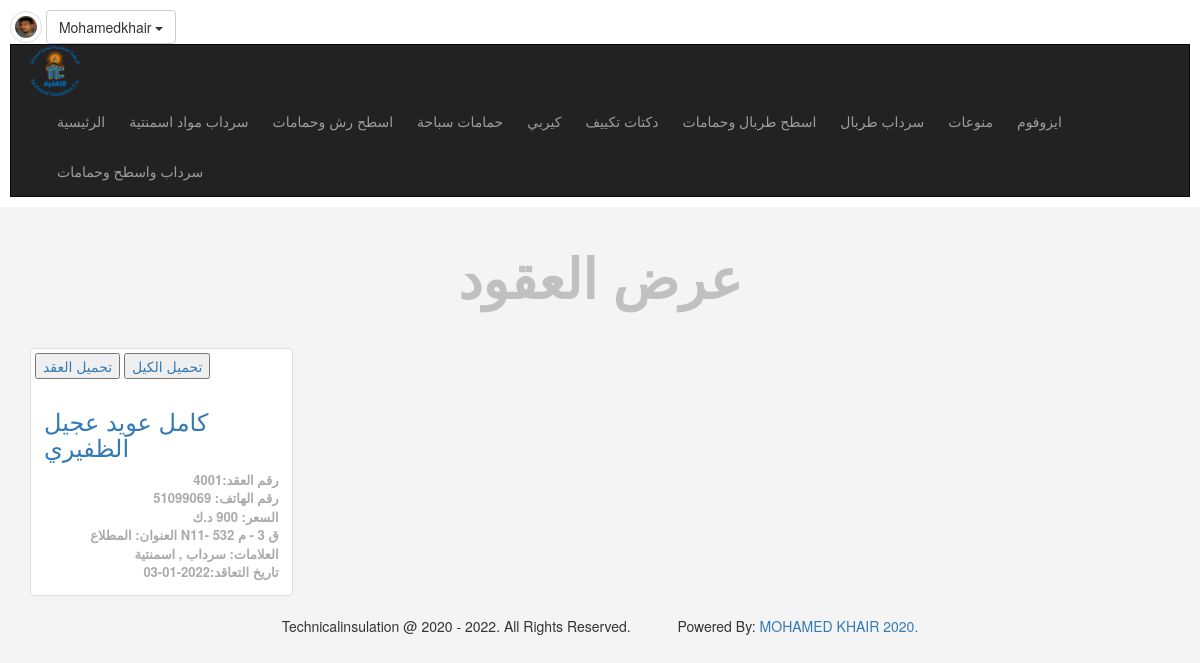
The page /categories.php?pageid=30 (signed in) on the database its author committed.
### tables this page shows
CREATE TABLE `users` (
  `UserID` int(11) NOT NULL,
  `Username` varchar(255) NOT NULL,
  `Password` varchar(255) NOT NULL,
  `Email` varchar(255) NOT NULL,
  `FullName` varchar(255) NOT NULL,
  `GroupID` int(11) NOT NULL DEFAULT 0,
  `TrustStatus` int(11) NOT NULL DEFAULT 0,
  `RegStatus` int(11) NOT NULL DEFAULT 0,
  `Date` date NOT NULL,
  `avatar` varchar(255) NOT NULL,
  `Position` varchar(255) NOT NULL,
  `Salary` varchar(255) NOT NULL,
  `Phone` varchar(255) NOT NULL,
  `Notes` varchar(255) NOT NULL
);

CREATE TABLE `categories` (
  `ID` int(11) NOT NULL,
  `Name` varchar(255) NOT NULL,
  `Description` text NOT NULL,
  `Parent` int(11) NOT NULL,
  `Ordering` int(11) DEFAULT NULL,
  `Visibility` tinyint(4) NOT NULL DEFAULT 0,
  `Allow_Comment` tinyint(4) NOT NULL DEFAULT 0,
  `Allow_Ads` tinyint(4) NOT NULL DEFAULT 0
);

CREATE TABLE `items` (
  `Item_ID` int(11) NOT NULL,
  `Number` int(11) DEFAULT NULL,
  `Name` varchar(255) NOT NULL,
  `Description` text NOT NULL,
  `Price` varchar(255) NOT NULL,
  `Add_Date` date NOT NULL,
  `Country_Made` varchar(255) NOT NULL,
  `Image` varchar(255) NOT NULL,
  `Measure` varchar(255) NOT NULL,
  `Status` varchar(255) NOT NULL,
  `Rating` smallint(6) NOT NULL,
  `Approve` tinyint(4) NOT NULL DEFAULT 0,
  `Cat_ID` int(11) NOT NULL,
  `Member_ID` int(11) NOT NULL,
  `Tags` varchar(255) NOT NULL,
  `pay1` int(11) NOT NULL,
  `pay2` int(11) NOT NULL,
  `pay3` int(11) NOT NULL,
  `start` date NOT NULL,
  `pstage1` date NOT NULL,
  `pstage2` date NOT NULL,
  `pstage3` date NOT NULL,
  `pstage4` date NOT NULL,
  `pstage5` date NOT NULL,
  `plot1` date NOT NULL,
  `plot2` date NOT NULL,
  `plot3` date NOT NULL,
  `plot4` date NOT NULL,
  `plot5` date NOT NULL,
  `plot6` date NOT NULL,
  `plot7` date NOT NULL,
  `plot8` date NOT NULL,
  `plot9` date NOT NULL,
  `plot10` date NOT NULL,
  `plot11` date NOT NULL,
  `plot12` date NOT NULL,
  `plot13` date NOT NULL,
  `plot14` date NOT NULL,
  `plot15` date NOT NULL,
  `notes` varchar(255) NOT NULL
);

### init.php (called while the page is built, shortened)
<?php
include 'admin/connect.php';
$sessionUser = '';
if(isset($_SESSION['user']) ){
    $sessionUser = $_SESSION['user'];
}
$tpl = 'includes/templates/';
$func = 'includes/functions/';
$css = 'layout/css/';
include $func . 'functions.php';
include $tpl . 'header.php';

### includes/functions/functions.php (called while the page is built, shortened)
<?php
function getAllFrom2($field , $table , $orderField , $where = NULL, $and = NULL, $ordering ="DESC"){
    global $con;
    $getAll = $con->prepare ("SELECT $field FROM $table $where $and ORDER BY $orderField $ordering ");
    $getAll->execute();
    $all = $getAll->fetchAll();
    return $all;
}

### categories.php (the view, shortened to what this page needs)
<?php
 if(isset($_SESSION['user'])){
  include 'init.php';
 ?>
<div class="container">
  <h1 class="text-center">عرض العقود</h1>
  <div class="row">
      <?php
      if (isset($_GET['pageid']) && is_numeric($_GET['pageid'])){
       $category = intval($_GET['pageid']);
         $allItems =  getAllFrom2("*" , "items" , "Item_ID" , "where Cat_ID = {$category}", "AND Approve = 1");
          foreach ($allItems as $item){
            echo '<div class="col-sm-6 col-md-3">';
               echo '<div class="thumbnail item-box">';
               echo "<a href='admin/uploads/avatars/" . $item['Image'] ." ' alt=' ' download> <button>تحميل العقد</button></a>";
               echo "<a href='admin/uploads/avatars/" . $item['Measure'] ." ' alt=' ' download> <button>تحميل الكيل</button></a>";
                  echo '<div class="caption">';
                    echo '<h3><a href="items.php?itemid=' . $item['Item_ID'] .'">'. $item['Name'] .'</a></h3>';
                     echo '<div class="date">رقم العقد:' . $item['Number'] . '</div>';
                     echo '<div class="date">رقم الهاتف:' . $item['Description'] . '</div>';
                    echo '<div class="date">السعر:' . $item['Price'] . ' د.ك </div>';
                    echo '<div class="date">العنوان:' . $item['Country_Made'] . '</div>';
                    echo '<div class="date">العلامات:' . $item['Tags'] . '</div>';
                    echo '<div class="date">تاريخ التعاقد:' . $item['Add_Date'] . '</div>';
                    echo '</div>';
               echo '</div>';
            echo '</div>';
          }
          }else{
           echo 'you must add page id';
        }
        ?>
  </div>
 </div>
 <?php
} else {
    header('location:login.php');
    exit();
}
 include $tpl . 'footer.php'; ?>

### includes/templates/header.php (shortened to what this page needs)
<!DOCTYPE html>
<html lang="en">
<head>
    <link rel="stylesheet" href="<?php echo $css; ?>bootstrap.min.css"/>
    <link rel="stylesheet" href="<?php echo $css; ?>font-awesome.min.css"/>
    <link rel="stylesheet" href="<?php echo $css; ?>jquery-ui.css"/>
    <link rel="stylesheet" href="<?php echo $css; ?>jquery.selectBoxIt.css"/>
    <link rel="stylesheet" href="<?php echo $css; ?>front.css"/>
</head>
<body>
<div class="upper-bar">
        <?php
          $getUser = $con->prepare("SELECT * FROM users WHERE Username = ?");
          $getUser->execute(array($sessionUser));
          $info = $getUser->fetch();
        if(isset($_SESSION['user'])){?>
        <img class="my-image img-thumbnail img-circle" src="admin/uploads/avatars/<?php echo $info['avatar'] ?>" alt=" " />
        <div class="btn-group my-info">
            <span class="btn btn-default dropdown-toggle" data-toggle="dropdown">
                <?php echo $sessionUser?>
                <span class="caret"></span>
                </span>
        </div>
            <nav class="navbar navbar-inverse " >
        <div class="container">
            <div class="navbar-header">
            <a href="https://technicalinsulation.000webhostapp.com/" target="_blank"><img style="width: 50px;" src="admin/uploads/avatars/logo.png" alt="logo"></a>
            </div>
            <div class="collapse navbar-collapse" id="app-nav">
                <ul class="nav navbar-nav navbar-right">
                <li> <a href="index.php">الرئيسية</a></li>
                    <?php
                    $allCats = getAllFrom2("*" , "categories" ,"ID", "where parent = 0", "", "ASC");
                    foreach ($allCats as $cat){
                        echo '<li> <a href="categories.php?pageid=' . $cat['ID'] .'">' . $cat['Name'] . '</a></li>';
                    }
                    ?>
                </ul>
            </div>
        </div>
        </nav>
        <?php
        }else{
        ?>
        <a href="login.php">
            <span class="pull-right">دخول/تسجيل</span>
        </a>
        <?php } ?>
</div>

### layout/css/front.css (style rules this page uses)
body { background-color: #F4F4F4; text-transform: capitalize; }
h1 { font-size: 55px; margin: 40px 0; font-weight: bold; color: #c0c0c0; }
.navbar { border-radius: 0; margin-bottom: 0; }
.nav > li >a, .navbar-brand { padding: 15px 12px; }
.upper-bar { padding: 10px; background-color: #FFF; }
.my-image { width: 32px; height: 32px; }
.item-box { position: relative; }
.thumbnail .date { text-align: right; font-size: 13px; color: #aaa; font-weight: bold; }

### rows shown on the page
users: avatar (picture)
categories: Name "سرداب مواد اسمنتية"
categories: Name "اسطح رش وحمامات"
categories: Name "حمامات سباحة"
categories: Name "كيربي"
categories: Name "دكتات تكييف"
categories: Name "اسطح طربال وحمامات"
categories: Name "سرداب طربال"
categories: Name "منوعات"
categories: Name "ايزوفوم"
categories: Name "سرداب واسطح وحمامات"
items: Name "كامل عويد عجيل الظفيري", Number "4001", Description "51099069", Price "900", Country_Made "المطلاع N11- ق 3 - م 532", Tags "سرداب , اسمنتية", Add_Date "2022-01-03"

### other values the page prints
$sessionUser "Mohamedkhair"
